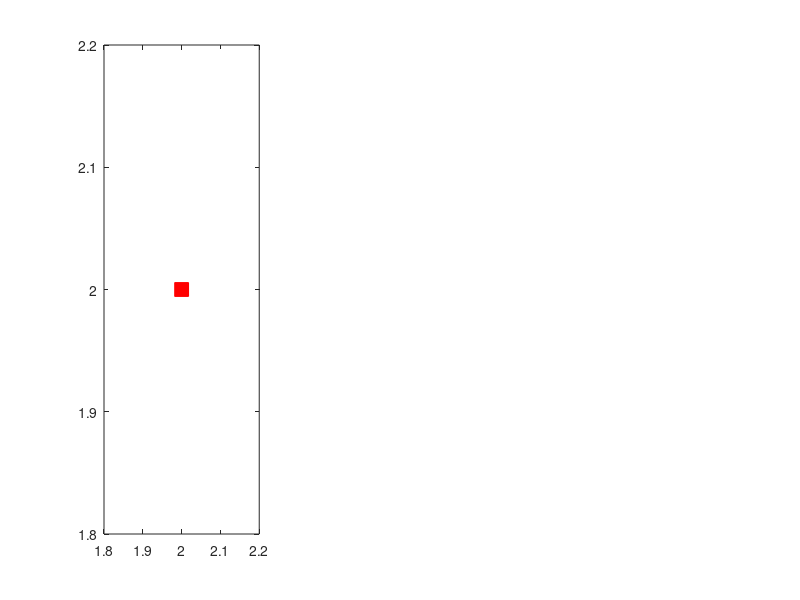

Source code (MATLAB): (Note: this script raises an error after producing the figure.)
%===========Algorithm Parameters==============

               ALG_NUM = 2;
               
               TEST = true;
               
%===========Set Parameters====================
n = 2; %number of dimensions
F = 50; %actual value 
Cv = .01;

if ALG_NUM == 5 || ALG_NUM == 6
    num_nodes = 50; %Randomly generate nodes
    grid_size = 20; %20x20
    r = 17; %set communication range 
    r_s = 17*ones(num_nodes,1); %measurement radius
else
    num_nodes = 20; %Randomly generate nodes
    grid_size = 4; %4x4
    r = 2; %set communication range 
    r_s = 3*ones(num_nodes,1); %measurement radius
end

%Place F Value on Graph
subplot(1,3,1);
plot(.5*grid_size, .5*grid_size, 's', 'LineWidth' ,.1 , 'MarkerEdgeColor', 'r', 'MarkerFaceColor', 'r', 'MarkerSize', 10)
hold on

%compute graph 
nodes = grid_size.*rand(num_nodes, n); %Randomly generate initial positions of MSN 
[Nei_agent, A] = findneighbors(nodes, n, r);
subplot(1,3,1), plot(nodes(:,1), nodes(:,2), 'o', 'LineWidth' ,.2 , 'MarkerEdgeColor', 'b', 'MarkerFaceColor', 'm', 'MarkerSize', 5)
hold on

for node_i = 1:num_nodes %graph lines between the nodes
    tmp=nodes(Nei_agent{node_i},:);
	for j = 1:size(nodes(Nei_agent{node_i},1))
        line([nodes(node_i,1),tmp(j,1)],[nodes(node_i,2),tmp(j,2)])
    end
end

%compute grid average 
x_ave = 0; 
y_ave = 0;
for i = 1:num_nodes
    x_ave = x_ave + nodes(i,1);
    y_ave = y_ave + nodes(i,2);
end
q_ave = (1/num_nodes)*[x_ave y_ave];

%Compute Variance Matrix (works for all cases in static system
Var = zeros(num_nodes,1);
for i = 1:num_nodes
    diff = norm(nodes(i,:) - q_ave);
    Var(i) = (diff^2 + Cv) / (r_s(i)^2);
end

%initial value
nodes_va = F.*ones(num_nodes,1) + normrnd(0,Var(:)); %Add measurement for each node: yi= theta + v_i
nodes_va0 = nodes_va; %save the initial measurement

%Define History
history = []; %add nodes_va_next after each iteration 
history(1,:) = nodes_va0; %each column is a history vector

%Implement Algorithm
iteration = 2;
nodes_va_next = zeros(num_nodes,1);
nodes_va_f = zeros(num_nodes,1);
while(1) %loop until convergance (then break)
    for i = 1:num_nodes %sum the neighbor weights
        %compute Wii
        if ALG_NUM == 1 %weighted alg1
            Wii = weighted_design1(i ,i ,Var ,Nei_agent ,Cv ,r ,r_s);
        elseif ALG_NUM == 2 %weighted alg2
            Wii = weighted_design2(i ,i ,Var ,Nei_agent ,Cv ,r ,r_s);
        elseif ALG_NUM == 3 || ALG_NUM == 5 %metropolis
            Wii = weighted_metropolis(i, i, Nei_agent);
        elseif ALG_NUM == 4 || ALG_NUM == 6 %max degree
            Wii = weighted_max_degree(i, i, Nei_agent);        
        end
        
        %compute sum of Wij*X_j
        sum = 0;
        for j = 1:size(Nei_agent{i},1) %iterates through neighbors
            if ALG_NUM == 1 %weighted alg1 -> (Nei_agent{i}(j) is index of j node)
                sum = sum + (nodes_va(Nei_agent{i}(j)) * weighted_design1(i ,Nei_agent{i}(j) ,Var ,Nei_agent ,Cv ,r ,r_s));
            elseif ALG_NUM == 2 %weighted alg2
                sum = sum + (nodes_va(Nei_agent{i}(j)) * weighted_design2(i ,Nei_agent{i}(j) ,Var ,Nei_agent ,Cv ,r ,r_s));
            elseif ALG_NUM == 3 || ALG_NUM == 5 %metropolis
                sum = sum + (nodes_va(Nei_agent{i}(j)) * weighted_metropolis(i, Nei_agent{i}(j), Nei_agent));
            elseif ALG_NUM == 4 || ALG_NUM == 6 %max degree
                sum = sum + (nodes_va(Nei_agent{i}(j)) * weighted_max_degree(i, Nei_agent{i}(j), Nei_agent));
            end
        end
        
        %get estimates X_i
        nodes_va_next(i) = Wii*nodes_va(i) + sum;
    end
    
    convergance = false; 
    conv_val = nodes_va_next(1); 
    for i = 2:num_nodes %check if converged within .001%
        if (conv_val - nodes_va_next(i)) < .001 %breaks if not in conscensus
            if i == 10
                convergance = true;
                nodes_va_f = conv_val; %set final converged estimate
            end
        end
    end
    
    if convergance == true
        break
    end
    
    history(iteration,:) = nodes_va_next; %add estimate to history
    nodes_va = nodes_va_next; %iterate estimates
    iteration = iteration + 1;
    
    if TEST == true
        plot_data(TEST, num_nodes, history, nodes_va_next, nodes_va_f, nodes_va0)
    end
end

if TEST == false
    plot_data(TEST, num_nodes, history, nodes_va_next, nodes_va_f, nodes_va0);
end